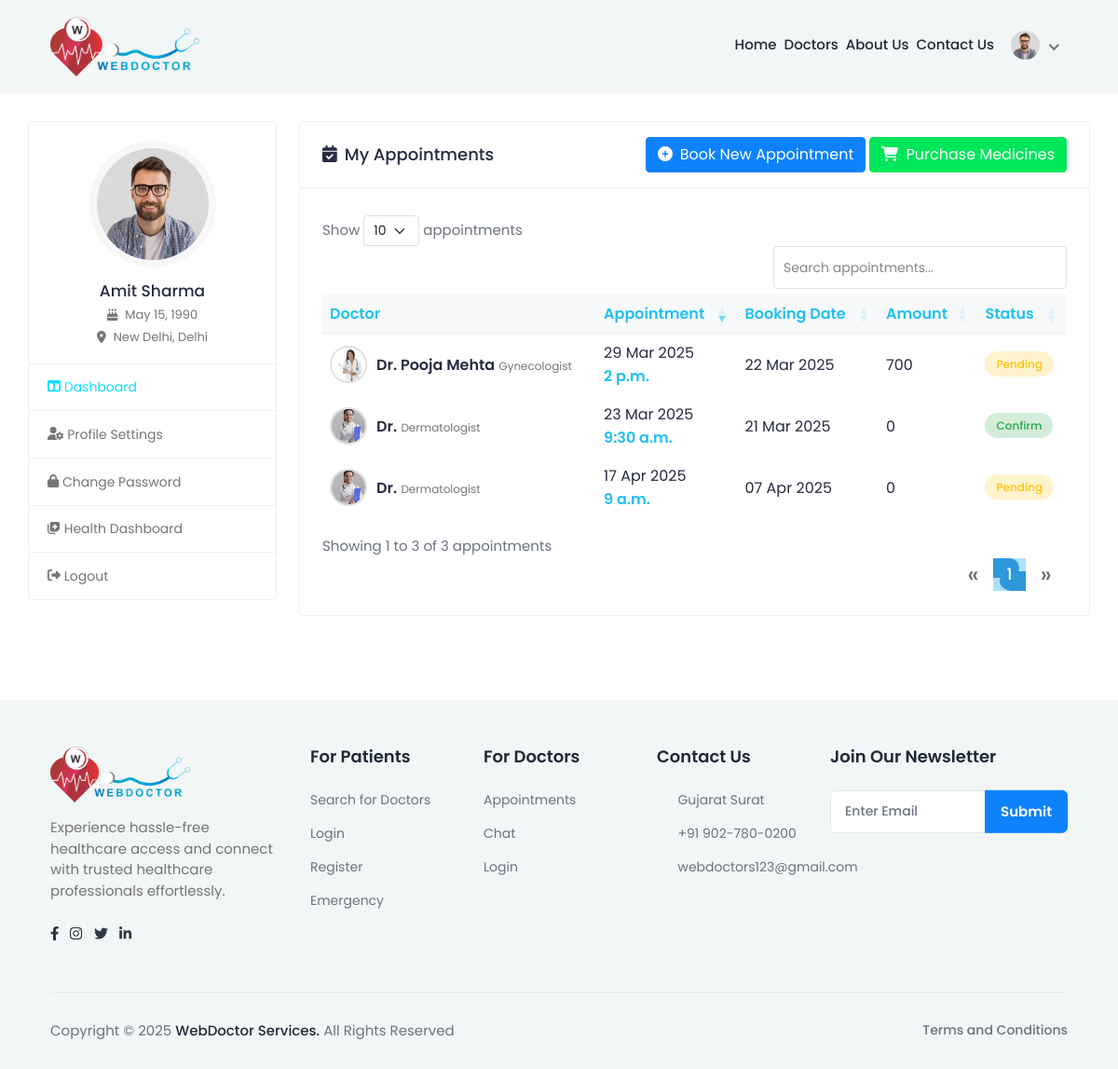
The page /patient_dashboard/ (signed in) on the database as committed earlier.
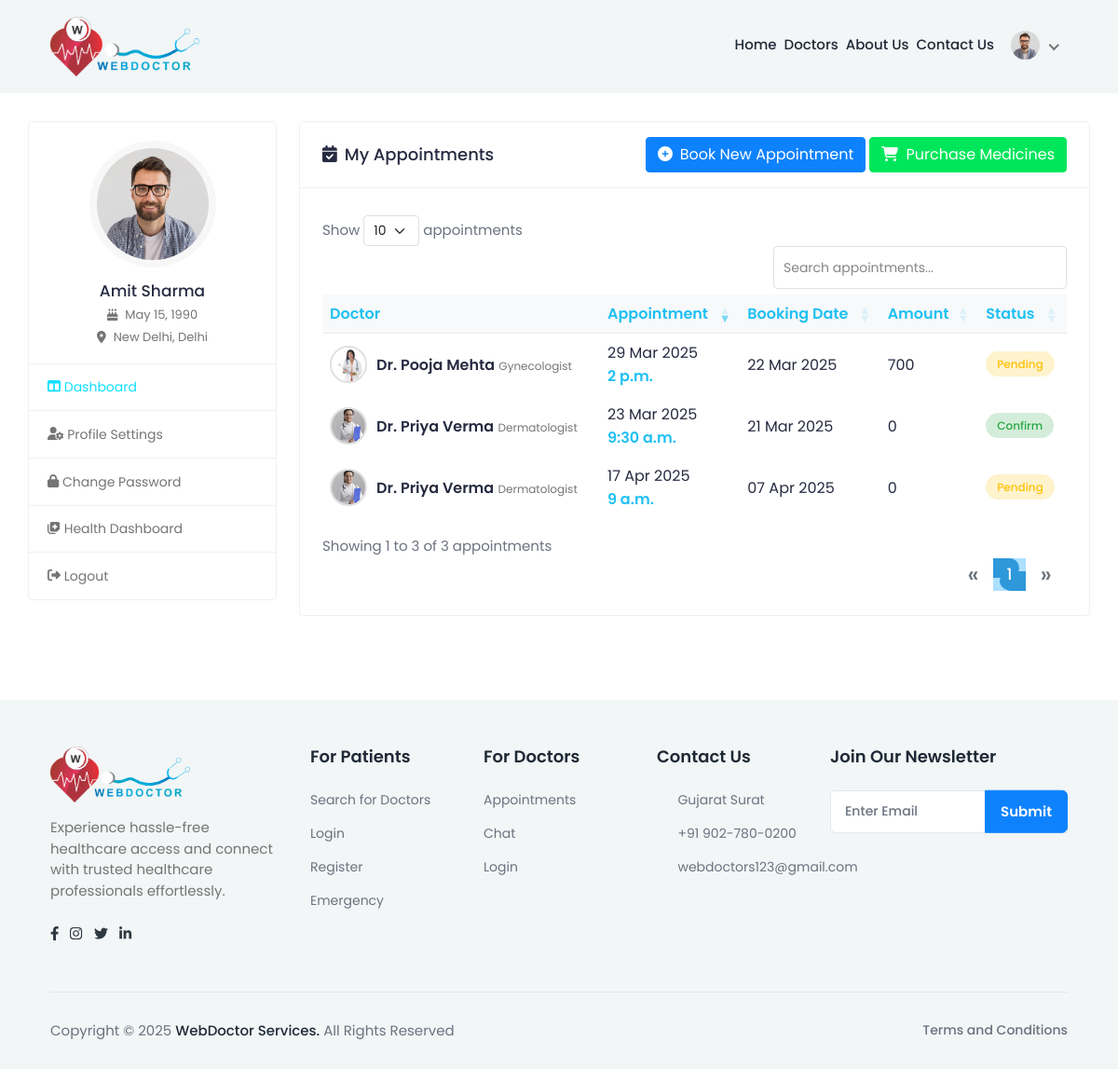
The same page on the database as committed later.
### myapp/models.py (models this page shows, shortened)
class appointment(models.Model):
     STATUS_CHOICE=[('Pending', 'Pending'), ('Confirm', 'Confirm'), ('Cancelled', 'Cancelled')]
     doctor_id=models.ForeignKey(doctorRegister,on_delete=models.CASCADE)
     patient_id=models.ForeignKey(patientRegister,on_delete=models.CASCADE)
     appointment_date = models.DateField()
     appointment_time = models.TimeField()
     reason = models.TextField(null=True)
     symptoms = models.CharField(max_length=255, blank=True, null=True)
     status = models.CharField(max_length=20, choices=STATUS_CHOICE, default='Pending')
     reason = models.TextField(null=True)
     symptoms = models.CharField(max_length=255, blank=True, null=True)
     booking_date = models.DateField(default=now)
     meeting_link = models.URLField(blank=True, null=True)

class doctorRegister(models.Model):
    GENDER_CHOICES = [
        ('M', 'Male'),
        ('F', 'Female'),
        ('O', 'Other'),
    ]
    AVAILABILITY_CHOICES = [
        ('Available', 'Available'),
        ('Not Available', 'Not Available'),
    ]
    name = models.CharField(max_length=100)
    email = models.EmailField(unique=True)
    phno = models.BigIntegerField(unique=True)
    password = models.CharField(max_length=100)
    profile_img = models.ImageField(upload_to='profile_pics/', null=True, blank=True)
    qualification = models.CharField(max_length=100,blank=True, null=True)
    specialization = models.CharField(max_length=100,blank=True, null=True)
    experience = models.IntegerField(blank=True, null=True)
    address = models.TextField(blank=True, null=True)
    city = models.CharField(max_length=50,blank=True, null=True)
    state = models.CharField(max_length=50,blank=True, null=True)
    clinic_name = models.CharField(max_length=255)
    clinic_address = models.TextField()
    gender = models.CharField(max_length=5, choices=GENDER_CHOICES)
    mci_no = models.CharField(max_length=10,blank=True, null=True)
    fee = models.BigIntegerField(null=True)
    about_me=models.TextField(null=True)
    is_approved = models.BooleanField(default=False)
    is_rejected = models.BooleanField(default=False)
    is_available = models.CharField(max_length=20, choices=AVAILABILITY_CHOICES)  # Updated field

### myapp/views.py (the view)
# urls.py: path('patient_dashboard/', views.patient_dashboard, name='patient_dashboard'),
def patient_dashboard(request):
    patient_id = request.session.get('patient_id')  # Get user ID from session
    if not patient_id:
        return redirect("login")  # Redirect to login if session is empty
    try:
        patient = patientRegister.objects.get(id=patient_id)  # Fetch patient data
        print("Patient Found:", patient.name)  # Debugging
    except patientRegister.DoesNotExist:
        return redirect("login")
    patient = get_object_or_404(patientRegister, id=patient_id)  #  Fetch the patient
    appointment_data_list = appointment.objects.filter(patient_id=patient).select_related('doctor_id')
    return render(request, "patient-dashboard.html",{"patient": patient,"appointment_data_list":appointment_data_list})

### myapp/templates/patient-dashboard.html (shortened to what the changed rows need)
{% load static %}
<html lang="en" style="transform: none" class="fontawesome-i2svg-active fontawesome-i2svg-complete">
<head>
  <link rel="stylesheet" href="https://cdnjs.cloudflare.com/ajax/libs/font-awesome/6.4.0/css/all.min.css"/>
  <link rel="stylesheet" href="{% static 'assets/css/bootstrap.min.css' %}" />
  <link rel="stylesheet" href="https://cdn.datatables.net/1.13.4/css/dataTables.bootstrap5.min.css" />
  <link rel="stylesheet" href="https://cdn.datatables.net/responsive/2.4.1/css/responsive.bootstrap5.min.css" />
  <link rel="stylesheet" href="{% static 'assets/plugins/fontawesome/css/fontawesome.min.css' %}" />
  <link rel="stylesheet" href="{% static 'assets/plugins/fontawesome/css/all.min.css' %}" />
  <link rel="stylesheet" href="{% static 'assets/css/feather.css' %}" />
  <link rel="stylesheet" href="https://cdnjs.cloudflare.com/ajax/libs/jquery-confirm/3.3.2/jquery-confirm.min.css" />
  <link rel="stylesheet" href="{% static 'assets/css/custom.css' %}" />
</head>
<body style="transform: none">
  {% block content %}
  <div class="main-wrapper" style="transform: none">
    <div class="content" style="transform: none; min-height: 385.906px">
      <div class="container-fluid" style="transform: none; padding-top: 50px">
        <div class="row" style="transform: none">
          <div class="col-md-7 col-lg-8 col-xl-9">
            <div class="card">
              <div class="card-body">
                <div class="table-responsive">
                  <table class="table table-hover table-center mb-0 appointment-table" id="appointmentTable">
                    <thead class="h-100">
                      <tr>
                        <th>Doctor</th>
                        <th>Appointment</th>
                        <th>Booking Date</th>
                        <th>Amount</th>
                        <th>Status</th>
                      </tr>
                    </thead>
                    <tbody>
                      {% for appointment in appointment_data_list %}
                      <tr>
                        <td>
                          <div class="doctor-info">
                            {% if appointment.doctor_id.profile_img %}
                            <img src="{{ appointment.doctor_id.profile_img.url }}" alt="Doctor">
                            {% else %}
                            <img src="/static/assets/img/default_profile.png" alt="Doctor">
                            {% endif %}
                            <div>
                              <h2 class="doctor-name">Dr. {{ appointment.doctor_id.name }}</h2>
                              <span class="doctor-specialty">{{ appointment.doctor_id.specialization }}</span>
                            </div>
                          </div>
                        </td>
                        <td>
                          <div>
                            <span class="d-block">{{appointment.appointment_date|date:"d M Y"}}</span>
                            <span class="appointment-time">{{appointment.appointment_time}}</span>
                          </div>
                        </td>
                        <td>{{appointment.booking_date|date:"d M Y"}}</td>
                        <td>{{appointment.doctor_id.fee}}</td>
                        <td>
                          {% if appointment.status == 'Confirm' %}
                          <span class="appointment-status status-confirmed">{{appointment.status}}</span>
                          {% elif appointment.status == 'Pending' %}
                          <span class="appointment-status status-pending">{{appointment.status}}</span>
                          {% elif appointment.status == 'Cancelled' %}
                          <span class="appointment-status status-cancelled">{{appointment.status}}</span>
                          {% else %}
                          <span class="appointment-status">{{appointment.status}}</span>
                          {% endif %}
                        </td>
                      </tr>
                      {% endfor %}
                    </tbody>
                  </table>
                </div>
              </div>
            </div>
          </div>
        </div>
      </div>
    </div>
    {% include "footer.html" %}
    {% endblock %}
</body>
</html>

Rows that differ between the two databases and show on the page:
changed through a linked row, appointment "23 Mar 2025": doctor_id.name (not shown) → "Priya Verma"
changed through a linked row, appointment "17 Apr 2025": doctor_id.name (not shown) → "Priya Verma"
